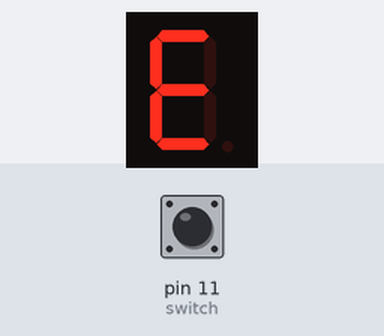
A program run on a simulated MicroPython board. Shown: 1-digit seven-segment display. The test bench sets the inputs (shaded band); at power-on: pin 11 (switch) LOW. The segment pins are drawn as the display they are named for.

Above: at 1.2 s.
1.3 s: pin 11 (switch) pulled HIGH for 1.1 s
At 2.4 s:
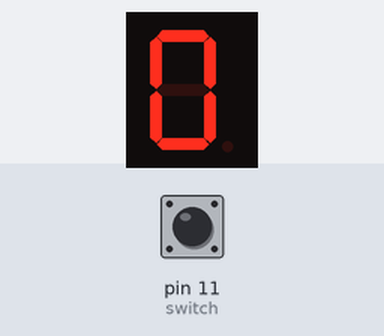
4.5 s: pin 11 (switch) pulled HIGH for 3.2 s
At 6.8 s:
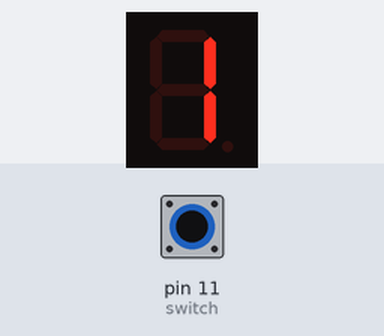
Timing chart, 0 to 8.3 s (numbered marks = the images above; inputs shaded):
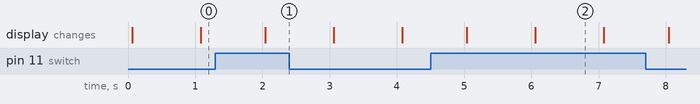

The program:

seven_segment_display.py
```python
from machine import Pin
from utime import sleep
pins = [
  Pin(2, Pin.OUT),
  Pin(3, Pin.OUT),
  Pin(4, Pin.OUT),
  Pin(5, Pin.OUT),
  Pin(6, Pin.OUT),
  Pin(8, Pin.OUT),
  Pin(7, Pin.OUT),
  Pin(0, Pin.OUT)
]

digits = [
  [0, 0, 0, 0, 0, 0, 1, 1],
  [1, 0, 0, 1, 1, 1, 1, 1],
  [0, 0, 1, 0, 0, 1, 0, 1],
  [0, 0, 0, 0, 1, 1, 0, 1],
  [1, 0, 0, 1, 1, 0, 0, 1],
  [0, 1, 0, 0, 1, 0, 0, 1],
  [0, 1, 0, 0, 0, 0, 0, 1],
  [0, 0, 0, 1, 1, 1, 1, 1],
  [0, 0, 0, 0, 0, 0, 0, 1],
  [0, 0, 0, 1, 1, 0, 0, 1],
  [0, 0, 0, 1, 0, 0, 0, 1],
  [1, 1, 0, 0, 0, 0, 0, 1],
  [0, 1, 1, 0, 0, 0, 1, 1],
  [1, 0, 0, 0, 0, 1, 0, 1],
  [0, 1, 1, 0, 0, 0, 0, 1],
  [0, 1, 1, 1, 0, 0, 0, 1],
]

def reset():
  for pin in pins:
    pin.value(1)

reset()

switch = Pin(11, Pin.IN)

while True:
  if switch.value() == 1:
    for i in range(len(digits)):
      if switch.value() == 0:
        break;
      for j in range(len(pins) - 1):
        pins[j].value(digits[i][j])
      sleep(1)
  else:
    for i in range(len(digits) - 1, -1, -1):
      if switch.value() == 1:
        break;
      for j in range(len(pins)):
        pins[j].value(digits[i][j])
      sleep(1)
```

Measured:
- what the display in image 2 shows lasts 1.0 s, from 6.1 s to 7.1 s
